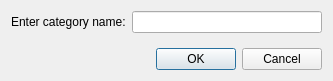
<?xml version="1.0" encoding="UTF-8"?>
<ui version="4.0">
 <class>AddCategoryDialog</class>
 <widget class="QDialog" name="AddCategoryDialog">
  <property name="geometry">
   <rect>
    <x>0</x>
    <y>0</y>
    <width>333</width>
    <height>81</height>
   </rect>
  </property>
  <property name="windowTitle">
   <string>Category adding</string>
  </property>
  <layout class="QVBoxLayout" name="verticalLayout_2">
   <item>
    <layout class="QVBoxLayout" name="verticalLayout">
     <item>
      <layout class="QHBoxLayout" name="horizontalLayout">
       <item>
        <widget class="QLabel" name="label">
         <property name="text">
          <string>Enter category name:</string>
         </property>
        </widget>
       </item>
       <item>
        <widget class="QLineEdit" name="categoryNameInput">
         <property name="minimumSize">
          <size>
           <width>125</width>
           <height>0</height>
          </size>
         </property>
        </widget>
       </item>
      </layout>
     </item>
     <item>
      <spacer name="verticalSpacer">
       <property name="orientation">
        <enum>Qt::Vertical</enum>
       </property>
       <property name="sizeHint" stdset="0">
        <size>
         <width>20</width>
         <height>40</height>
        </size>
       </property>
      </spacer>
     </item>
     <item>
      <widget class="QDialogButtonBox" name="buttonBox">
       <property name="standardButtons">
        <set>QDialogButtonBox::Cancel|QDialogButtonBox::Ok</set>
       </property>
      </widget>
     </item>
    </layout>
   </item>
  </layout>
 </widget>
 <resources/>
 <connections/>
</ui>
